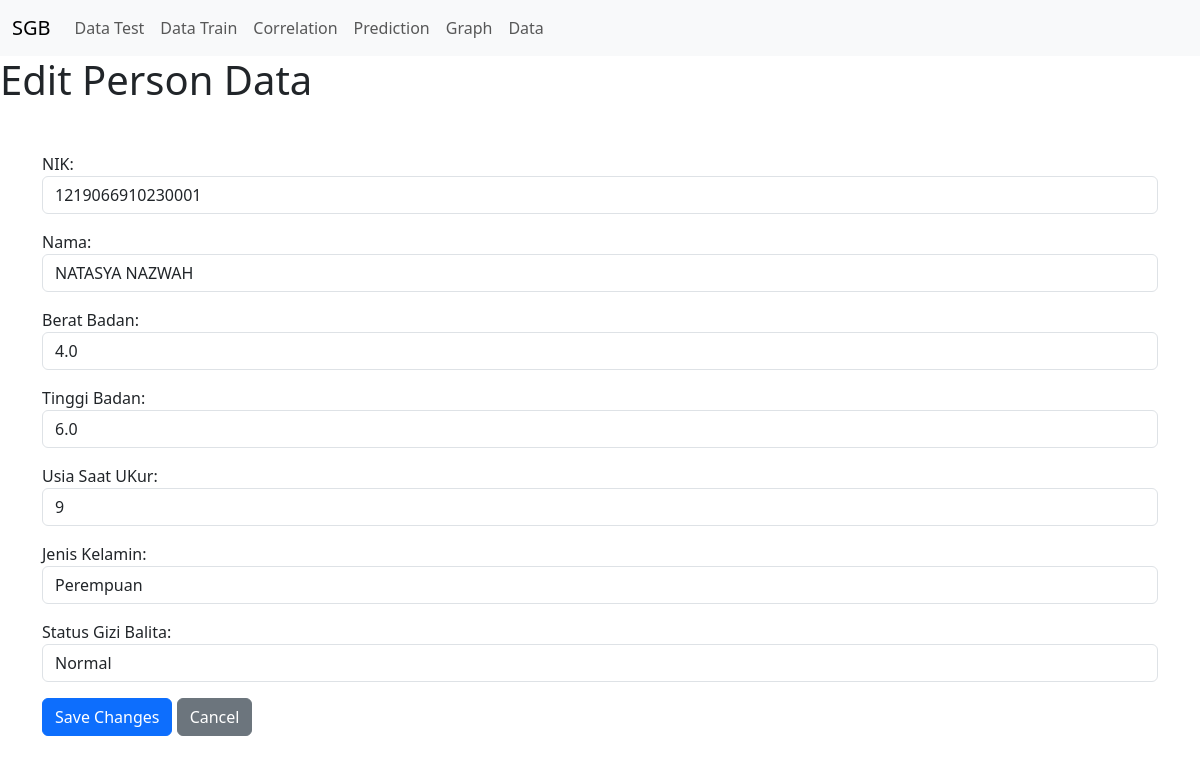
Page /edit-person/8/ on the committed database.
### napp/models.py (models this page shows)
class Person(models.Model):
  NIK = models.CharField(max_length=16)
  Nama = models.CharField(max_length=50)
  Berat_Badan = models.FloatField()
  Tinggi_Badan = models.FloatField()
  Usia_Saat_UKur = models.IntegerField()
  Jenis_Kelamin = models.CharField(max_length=1)
  Status_Gizi_Balita = models.CharField(max_length=20)

### napp/views.py (the view)
# urls.py: path('edit-person/<int:person_id>/', views.edit_person, name='edit_person'),
def edit_person(request, person_id):
    person = get_object_or_404(Person, id=person_id)
    if request.method == 'POST':
        form = PersonForm(request.POST, instance=person)
        if form.is_valid():
            form.save()
            return redirect('index_person')  # Redirect to index_person after saving
    else:
        form = PersonForm(instance=person)
    return render(request, 'edit_person.html', {'form': form, 'person': person})

### napp/forms.py
class PersonForm(forms.ModelForm):
    class Meta:
        model = Person
        fields = ['NIK', 'Nama', 'Berat_Badan', 'Tinggi_Badan', 'Usia_Saat_UKur', 'Jenis_Kelamin', 'Status_Gizi_Balita']
        widgets = {
            'NIK': forms.TextInput(attrs={'class': 'form-control', 'placeholder': 'Enter NIK'}),
            'Nama': forms.TextInput(attrs={'class': 'form-control', 'placeholder': 'Enter Name'}),
            'Berat_Badan': forms.NumberInput(attrs={'class': 'form-control', 'placeholder': 'Enter Weight'}),
            'Tinggi_Badan': forms.NumberInput(attrs={'class': 'form-control', 'placeholder': 'Enter Height'}),
            'Usia_Saat_UKur': forms.NumberInput(attrs={'class': 'form-control', 'placeholder': 'Enter Age'}),
            'Jenis_Kelamin': forms.Select(choices=[('L', 'Laki-Laki'), ('P', 'Perempuan')], attrs={'class': 'form-control'}),
            'Status_Gizi_Balita': forms.TextInput(attrs={'class': 'form-control', 'placeholder': 'Enter Nutrition Status'}),
        }

### napp/templates/edit_person.html (shortened to what this page needs)
{% extends 'base.html' %}
{% block content %}
  <h1>Edit Person Data</h1>
  <main class="mt-5">
    <section class="container">
      <form method="post">
        {{ form.as_p }}
        <button type="submit" class="btn btn-primary">Save Changes</button>
        <a href="{% url 'index_person' %}" class="btn btn-secondary">Cancel</a>
      </form>
    </section>
  </main>
{% endblock %}

### rows in the picture
Person: NIK "1219066910230001", Nama "NATASYA NAZWAH", Berat_Badan "4.0", Tinggi_Badan "6.0", Usia_Saat_UKur "9", Jenis_Kelamin "Perempuan", Status_Gizi_Balita "Normal"
